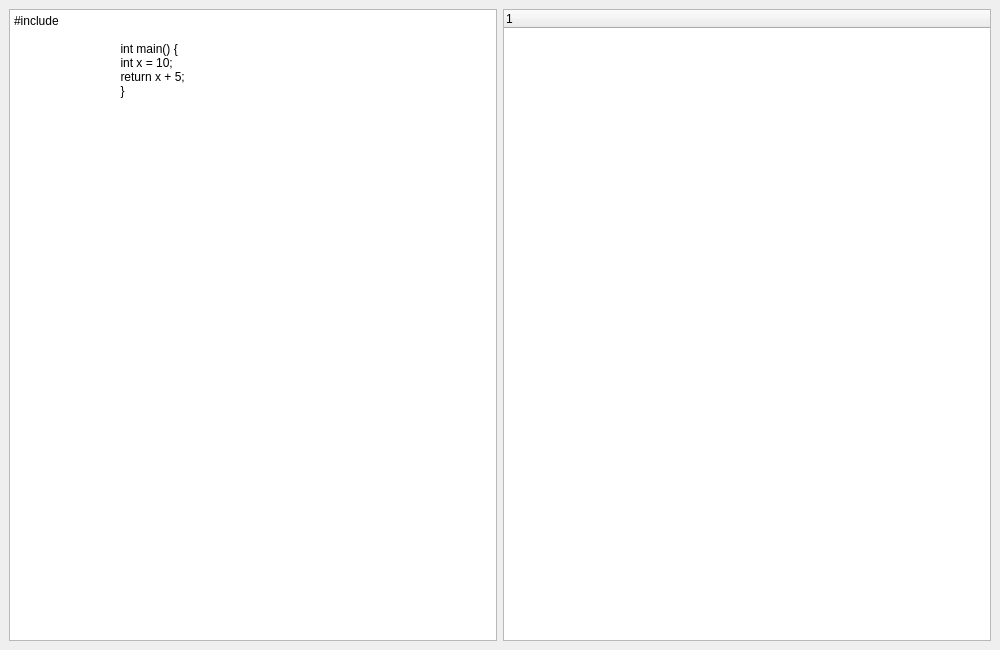
<?xml version="1.0" encoding="UTF-8"?>
<ui version="4.0">
    <class>MainWindow</class>
    <widget class="QMainWindow" name="MainWindow">
        <property name="geometry">
            <rect>
                <x>0</x>
                <y>0</y>
                <width>1000</width>
                <height>650</height>
            </rect>
        </property>

        <property name="windowTitle">
            <string>ANTLR AST Viewer</string>
        </property>

        <widget class="QWidget" name="centralwidget">
            <layout class="QHBoxLayout" name="horizontalLayout">

                <item>
                    <widget class="QPlainTextEdit" name="codeEditor">
                        <property name="plainText">
                            <string>#include &lt;iostream&gt;

                                int main() {
                                int x = 10;
                                return x + 5;
                                }</string>
                        </property>
                    </widget>
                </item>

                <item>
                    <widget class="QTreeWidget" name="astTree">
                        <property name="headerLabels">
                            <stringlist>
                                <string>AST</string>
                            </stringlist>
                        </property>
                    </widget>
                </item>

            </layout>
        </widget>

    </widget>
</ui>
